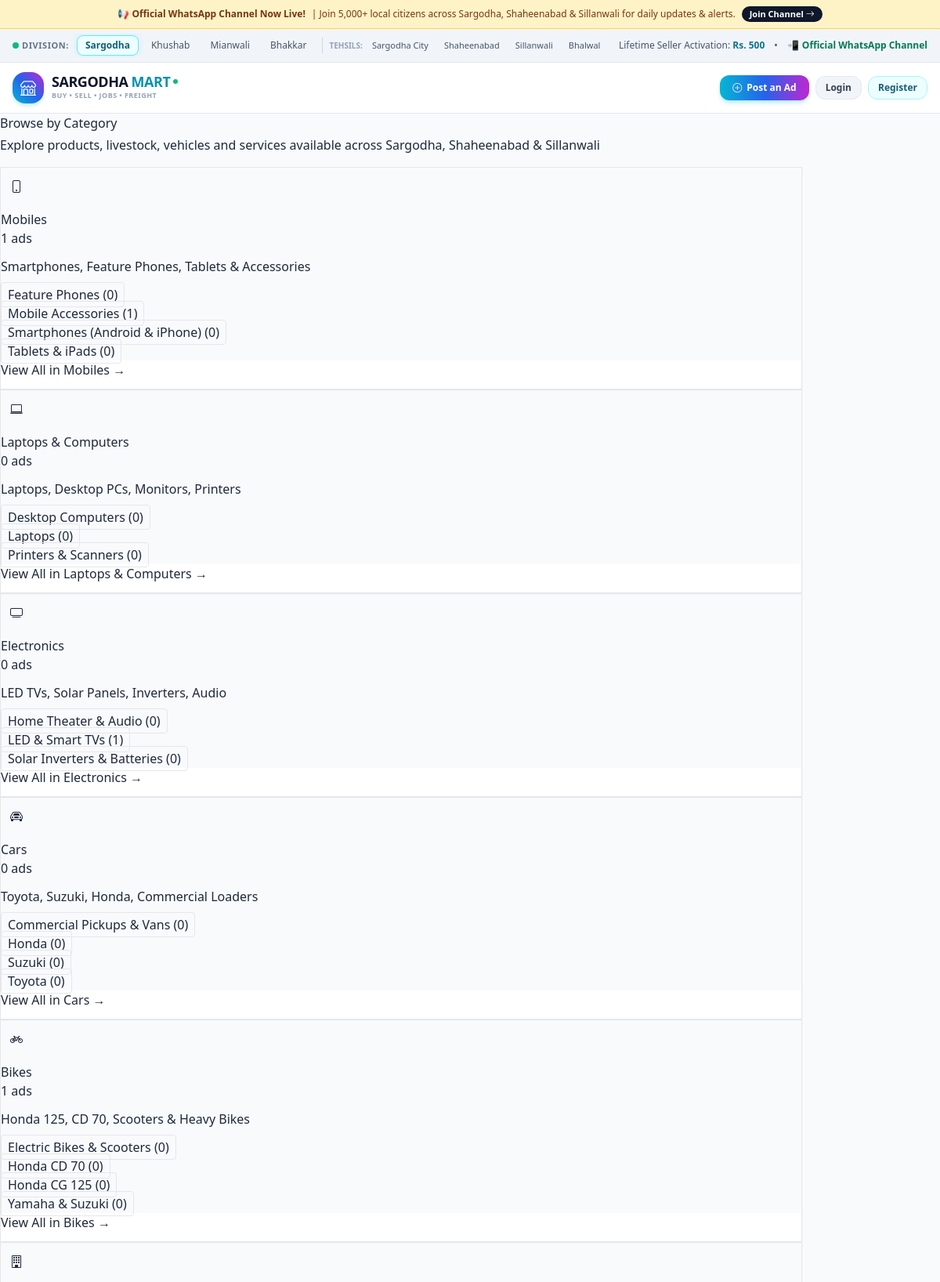
/categories.php (upper part), run on the app's committed database.
### tables this page shows
CREATE TABLE IF NOT EXISTS `announcements` (
  `id` INT UNSIGNED AUTO_INCREMENT PRIMARY KEY,
  `title` VARCHAR(255) NOT NULL,
  `message` TEXT NOT NULL,
  `image_url` VARCHAR(500) NULL,
  `button_text` VARCHAR(100) NULL,
  `button_url` VARCHAR(500) NULL,
  `display_location` ENUM('top_bar', 'homepage_banner', 'popup') NOT NULL DEFAULT 'top_bar',
  `is_highlighted` TINYINT(1) NOT NULL DEFAULT 0,
  `is_active` TINYINT(1) NOT NULL DEFAULT 1,
  `start_date` DATETIME NULL,
  `expiry_date` DATETIME NULL,
  `created_at` TIMESTAMP DEFAULT CURRENT_TIMESTAMP,
  `updated_at` TIMESTAMP DEFAULT CURRENT_TIMESTAMP ON UPDATE CURRENT_TIMESTAMP,
  INDEX `idx_active_location` (`is_active`, `display_location`)
);

CREATE TABLE categories (
    id INT AUTO_INCREMENT PRIMARY KEY,
    name VARCHAR(100) NOT NULL,
    slug VARCHAR(120) NOT NULL UNIQUE,
    icon VARCHAR(60) NOT NULL DEFAULT 'bi-tag',
    description TEXT,
    is_active TINYINT(1) NOT NULL DEFAULT 1,
    sort_order INT NOT NULL DEFAULT 0,
    created_at DATETIME NOT NULL DEFAULT CURRENT_TIMESTAMP,
    INDEX idx_cat_slug (slug),
    INDEX idx_cat_active (is_active)
);

CREATE TABLE subcategories (
    id INT AUTO_INCREMENT PRIMARY KEY,
    category_id INT NOT NULL,
    name VARCHAR(100) NOT NULL,
    slug VARCHAR(120) NOT NULL,
    is_active TINYINT(1) NOT NULL DEFAULT 1,
    created_at DATETIME NOT NULL DEFAULT CURRENT_TIMESTAMP,
    FOREIGN KEY (category_id) REFERENCES categories(id) ON DELETE CASCADE,
    INDEX idx_subcat_slug (slug),
    INDEX idx_subcat_category (category_id)
);

### categories.php (the view, shortened to what the rows shown need)
<?php
require_once __DIR__ . '/includes/functions.php';
$db = getDB();
$cats = $db->query("
    SELECT c.*,
           (SELECT COUNT(*) FROM listings WHERE category_id = c.id AND status = 'Published') as ad_count
    FROM categories c
    WHERE c.is_active = 1
    ORDER BY c.sort_order ASC
")->fetchAll();
require_once __DIR__ . '/includes/header.php';
?>
<div class="container">
    <div class="row g-4">
        <?php foreach ($cats as $cat): ?>
            <?php
            $subStmt = $db->prepare("
                SELECT sc.*,
                       (SELECT COUNT(*) FROM listings WHERE subcategory_id = sc.id AND status = 'Published') as sub_ad_count
                FROM subcategories sc
                WHERE sc.category_id = :cid AND sc.is_active = 1
                ORDER BY sc.name ASC
            ");
            $subStmt->execute([':cid' => $cat['id']]);
            $subs = $subStmt->fetchAll();
            ?>
            <div class="col-12 col-md-6 col-lg-4">
                <div class="card h-100 border shadow-sm">
                    <div class="card-body">
                        <div class="d-flex align-items-center gap-3 mb-3">
                            <div class="bg-success bg-opacity-10 text-success p-3 rounded-circle fs-4 d-flex align-items-center justify-content-center" style="width: 54px; height: 54px;">
                                <i class="bi <?= e($cat['icon'] ?: 'bi-tag') ?>"></i>
                            </div>
                            <div>
                                <h6 class="fw-bold mb-0">
                                    <a href="/search.php?category=<?= urlencode($cat['slug']) ?>" class="text-dark text-decoration-none">
                                        <?= e($cat['name']) ?>
                                    </a>
                                </h6>
                                <span class="badge bg-secondary-subtle text-secondary small"><?= $cat['ad_count'] ?> ads</span>
                            </div>
                        </div>
                        <p class="small text-muted mb-3"><?= e($cat['description']) ?></p>
                        <?php if (!empty($subs)): ?>
                            <ul class="list-unstyled small mb-0 d-flex flex-wrap gap-2">
                                <?php foreach ($subs as $sub): ?>
                                    <li>
                                        <a href="/search.php?category=<?= urlencode($cat['slug']) ?>&subcategory=<?= $sub['id'] ?>" class="text-decoration-none text-muted border px-2 py-1 rounded bg-light">
                                            <?= e($sub['name']) ?> <span class="text-secondary">(<?= $sub['sub_ad_count'] ?>)</span>
                                        </a>
                                    </li>
                                <?php endforeach; ?>
                            </ul>
                        <?php endif; ?>
                    </div>
                    <div class="card-footer bg-white border-0 pt-0 pb-3">
                        <a href="/search.php?category=<?= urlencode($cat['slug']) ?>" class="btn btn-outline-success btn-sm w-100">
                            View All in <?= e($cat['name']) ?> &rarr;
                        </a>
                    </div>
                </div>
            </div>
        <?php endforeach; ?>
    </div>
</div>
<?php require_once __DIR__ . '/includes/footer.php'; ?>

### includes/header.php (shortened to what the rows shown need)
<?php
require_once __DIR__ . '/functions.php';
$topAnnouncements = getActiveAnnouncementsPHP('top_bar');
    ?>
<!DOCTYPE html>
<html lang="en">
<head>
    <script src="https://cdn.tailwindcss.com"></script>
    <link rel="stylesheet" href="https://cdn.jsdelivr.net/npm/bootstrap-icons@1.11.3/font/bootstrap-icons.min.css">
    <link rel="stylesheet" href="/assets/css/style.css">
</head>
<body class="bg-slate-50 text-slate-800 antialiased min-h-screen flex flex-col font-sans">
<?php if (!empty($topAnnouncements)): ?>
    <?php foreach ($topAnnouncements as $ann): ?>
        <div class="text-center py-2 px-3 text-xs font-bold flex justify-center items-center gap-2 <?= $ann['is_highlighted'] ? 'bg-amber-100 text-amber-900 border-b border-amber-300' : 'bg-emerald-100 text-emerald-900 border-b border-emerald-300' ?>">
            <span><?= e($ann['title']) ?></span>
            <span class="hidden md:inline font-normal">| <?= e($ann['message']) ?></span>
            <?php if (!empty($ann['button_text']) && !empty($ann['button_url'])): ?>
                <a href="<?= e($ann['button_url']) ?>" target="_blank" class="px-2.5 py-0.5 rounded-full text-[11px] <?= $ann['is_highlighted'] ? 'bg-slate-900 text-white' : 'bg-emerald-700 text-white' ?>">
                    <?= e($ann['button_text']) ?> <i class="bi bi-arrow-right"></i>
                </a>
            <?php endif; ?>
        </div>
    <?php endforeach; ?>
<?php endif; ?>
<main class="flex-1 pb-20 md:pb-8">

### data on the page
announcements: title "📢 Official WhatsApp Channel Now Live!", message "Join 5,000+ local citizens across Sargodha, Shaheenabad & Sillanwali for daily updates & alerts.", button_text "Join Channel"
categories: name "Mobiles", ad_count "1", description "Smartphones, Feature Phones, Tablets & Accessories"
subcategories: name "Feature Phones", sub_ad_count "0"
subcategories: name "Mobile Accessories", sub_ad_count "1"
subcategories: name "Smartphones (Android & iPhone)", sub_ad_count "0"
subcategories: name "Tablets & iPads", sub_ad_count "0"
categories: name "Laptops & Computers", ad_count "0", description "Laptops, Desktop PCs, Monitors, Printers"
subcategories: name "Desktop Computers", sub_ad_count "0"
subcategories: name "Laptops", sub_ad_count "0"
subcategories: name "Printers & Scanners", sub_ad_count "0"
categories: name "Electronics", ad_count "0", description "LED TVs, Solar Panels, Inverters, Audio"
subcategories: name "Home Theater & Audio", sub_ad_count "0"
subcategories: name "LED & Smart TVs", sub_ad_count "1"
subcategories: name "Solar Inverters & Batteries", sub_ad_count "0"
categories: name "Cars", ad_count "0", description "Toyota, Suzuki, Honda, Commercial Loaders"
subcategories: name "Commercial Pickups & Vans", sub_ad_count "0"
subcategories: name "Honda", sub_ad_count "0"
subcategories: name "Suzuki", sub_ad_count "0"
subcategories: name "Toyota", sub_ad_count "0"
categories: name "Bikes", ad_count "1", description "Honda 125, CD 70, Scooters & Heavy Bikes"
subcategories: name "Electric Bikes & Scooters", sub_ad_count "0"
subcategories: name "Honda CD 70", sub_ad_count "0"
subcategories: name "Honda CG 125", sub_ad_count "0"
subcategories: name "Yamaha & Suzuki", sub_ad_count "0"

### other printed values
$activationFee "500"
